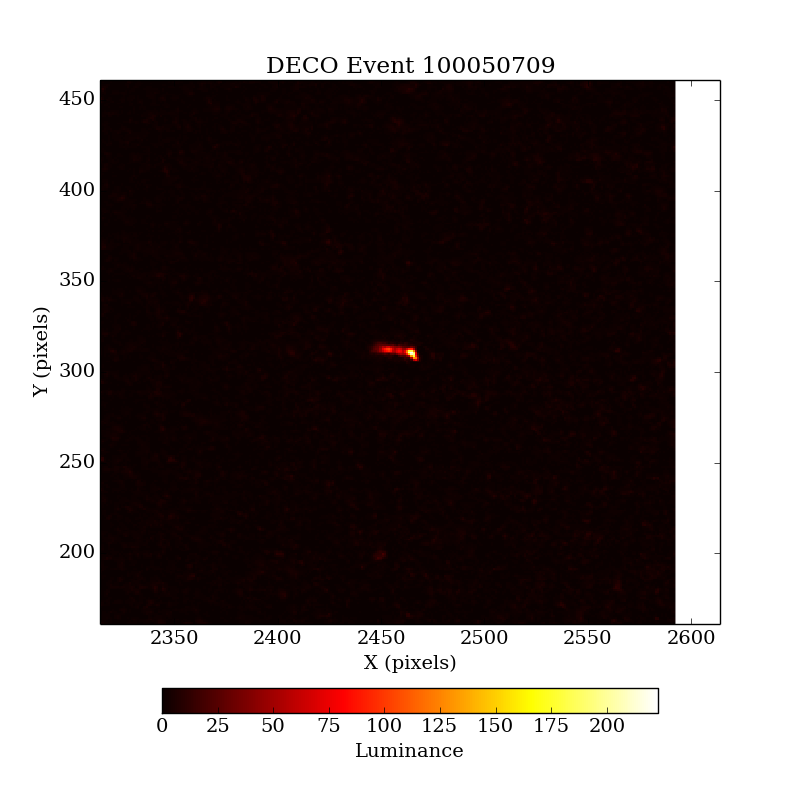
#> input picture files/100050709_medium.png, 800 x 800 px
$ python plotBlobs.py files/100050709_medium.png   (Python 2 division)
#> lines starting #> are read from the running program, lines starting #| are printed output that depends on the picture
#!/usr/bin/env python
# -*- coding: utf-8 -*-

################################################################################
# Take a JPG image taken by an Android phone and convert it to a 2D numpy array
# (a bitmap) with RGB values converted to grayscale luminance.
################################################################################
try:
    import argparse
    from PIL import Image
    import os
    import sys

    import numpy as np
    import matplotlib as mpl
    mpl.use('Agg') # for batch mode plotting
    import matplotlib.pyplot as plt

    from skimage import measure
except ImportError,e:
    print e
    raise SystemExit

# [11 lines left out: function drawProgressBar, not called in this run]

class Blob:
    """Class that defines a 'blob' in an image: the contour of a set of pixels
       with values above a given threshold."""

    # [27 lines left out: functions __init__, length, distance, not called in this run]

class BlobGroup:
    """A list of blobs that is grouped or associated in some way, i.e., if
       their contour centroids are relatively close together."""

    # [18 lines left out: functions __init__, addBlob, not called in this run]

    def getBoundingBox(self):
        """Get the bounding rectangle of the group."""
        return (self.xmin, self.xmax, self.ymin, self.ymax)

    # [152 lines left out: functions getSquareBoundingBox, getSubImage, getRawMoment, getMaxIntensity, getArea, getCovariance and 3 more, not called in this run]

# Get an image file name from the command line
p = argparse.ArgumentParser(description="Histogram luminance of a JPG image")
p.add_argument("image", nargs=1,
               help="JPG file name")
p.add_argument("-H", "--histogram", dest="hist", action="store_true",
               default=False,
               help="Produce a histogram of the pixel luminances")
p.add_argument("-l", "--log", dest="log", action="store_true",
               default=False,
               help="If specified, plot logarithm of pixel luminances")
p.add_argument("-x", "--threshold", dest="thresh", type=float,
               default=None,
               help="Threshold the pixel map")
p.add_argument("-o", "--output", dest="output",
               default=None,
               help="Name of image output file (for batch processing)")

blobGroup = p.add_argument_group("Blob Identification")
blobGroup.add_argument("-c", "--contours", dest="contours", type=float,
                       default=None,
                       help="Identify blob contours above some threshold")
blobGroup.add_argument("-d", "--distance", dest="distance", type=float,
                       default=150.,
                       help="Group blobs within some distance of each other")
blobGroup.add_argument("-a", "--min-area", dest="area", type=float,
                       default=2.,
                       help="Remove blobs below some minimum area")
blobGroup.add_argument("-m", "--max-area", dest="max", type=float,
                       default=1000.,
                       help="Remove blobs above some maximum area")

args = p.parse_args()

# Load the image and convert pixel values to grayscale intensities
filename = args.image[0]
img = Image.open(filename).convert("L")
image = []
pix = img.load()
max_blobs = 10
max_blob_groups = 2

# Stuff image values into a 2D table called "image"
nx = img.size[0]
#> nx = 800
ny = img.size[1]
#> ny = 800
x0, y0, x1, y1 = (0, 0, nx, ny)
#> x0 = 0; y0 = 0; x1 = 800; y1 = 800
for y in xrange(ny):
    #drawProgressBar(float(y+1)/ny)
    image.append([pix[x, y] for x in xrange(nx)])
#> after the loop, image = 800 items
#sys.stdout.write("\n")

image = np.array(image, dtype=float)

# Calculate contours using the scikit-image marching squares algorithm,
# store as Blobs, and group the Blobs into associated clusters
blobs = []
groups = []
if args.contours != None:
    #contours = measure.find_contours(image, args.contours)
    blobs = findBlobs(image, threshold=args.contours, minArea=args.area, maxArea=args.max)
    groups = groupBlobs(blobs, maxDist=args.distance)

# Quit plotBlobs if there are more blobs or blobs groups than max value
# This is to prevent wasted computational time on noise-dominated images
if len(blobs) > max_blobs or len(groups) > max_blob_groups:
    quit()

# Apply a threshold to the image pixel values
if args.thresh != None:
    image[image < args.thresh] = 0.

# Draw the log(intensity) of the pixel values
if args.log:
    image = np.log10(1. + image)

# Plot the image using matplotlib
mpl.rc("font", family="serif", size=14)

title = os.path.basename(filename)
fig1 = plt.figure(1, figsize=(8,7))
ax = fig1.add_subplot(111)
im = ax.imshow(image, cmap=mpl.cm.hot, interpolation="nearest", aspect="auto",
               extent=[x0, x1, y0, y1])
ax.set_xlim([x0, x1])
ax.set_ylim([y0, y1])
ax.set_xlabel("pixels")
ax.set_ylabel("pixels")
ax.set_title(title)
ax.grid(color="#ffffff")
cb = fig1.colorbar(im, orientation="horizontal",
                       shrink=0.8,
                       fraction=0.05,
                       pad=0.1)
label = "log(luminance)" if args.log else "pixel luminance"
cb.set_label(label)

# Plot any identified blobs
if args.contours != None:
    # Show highlighted blobs on the main plot
    for blob in blobs:
        ax.plot(blob.x, blob.y, linewidth=2, color="#00dd00")

    # Zoom in on grouped blobs in separate figures
    numGroups = len( groups )
    for i, bg in enumerate(groups):
        X0, X1, Y0, Y1 = bg.getSquareBoundingBox()
        l1, l2, theta = bg.getPrincipalMoments(image)
        eccentricity = (np.sqrt( l1**2 - l2**2 ) / l1)
        maxI = bg.getMaxIntensity(image)

        fig = plt.figure(figsize=(6,6))
        axg = fig.add_subplot(111)
        im = axg.imshow(image, cmap=mpl.cm.hot,
                        interpolation="nearest", aspect="auto",
                        extent=[x0, x1, y0, y1])

	# Get number for blobs in this grouping
	numBlobs = 0
        for blob in bg.blobs:
	    numBlobs += 1

	blobNum = 0
        for blob in bg.blobs:
            blobNum += 1
            axg.plot(blob.x, blob.y, linewidth=2, color="#00dd00")

	    area = blob.area
	    len = blob.length()
            #maxI = blob.getMaxIntensity(image)
            aOverMaj = area / l2
	    xCent = blob.xc
	    yCent = blob.yc
            if args.output:
                name, ext = os.path.splitext(args.output)
                image_path = "%s_cluster%02d%s.png" % (name,i+1, ext)
            else:
                image_path = 'None'
            print "evt: %s totBG: %i totBlobs: %i bg#: %i blob#: %i majA: %g minA: %g theta: %g ecc: %f area: %f aOverMaj: %f len: %f xCent: %i yCent: %i maxI: %f file: %s image: %s" % \
              (str( os.path.basename(filename) )[:-4], numGroups, numBlobs, i+1, blobNum, l1, l2, theta*180./np.pi, \
               eccentricity, area, aOverMaj, len, xCent, yCent, maxI, filename, image_path )
        axg.set_xlim([X0-5, X1+5])
        axg.set_ylim([Y0-5, Y1+5])
        axg.set_xlabel("pixels")
        axg.set_ylabel("pixels")
        axg.set_title("%s: Cluster %d" % (title, i+1))
        axg.grid(color="white")

        if args.output:
            #pass
            name, ext = os.path.splitext(args.output)
            fig.savefig("%s_cluster%02d%s" % (name, i+1, ext))

# Plot the luminance histogram if desired
if args.hist:
    fig2 = plt.figure(figsize=(7,4.5))
    ax = fig2.add_subplot(111)
    if args.log:
        image = 10**image
        label = "luminance"
    ax.hist(image.flatten(), bins=100, log=args.log)
    ax.set_xlabel(label)
    ax.set_ylabel("count")
    ax.set_title(filename)
    fig2.tight_layout()

if args.output:
    fig1.savefig(args.output)
    if args.hist:
        fig2.savefig(args.output + "_hist")
else:
    plt.show()
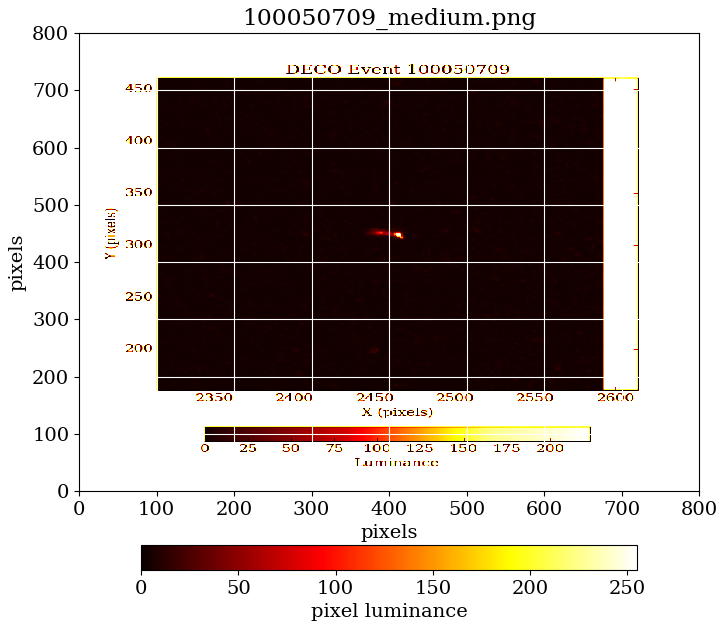
#> figure drawn by matplotlib, 2 panels

$ run again, on files/101781247_medium.png
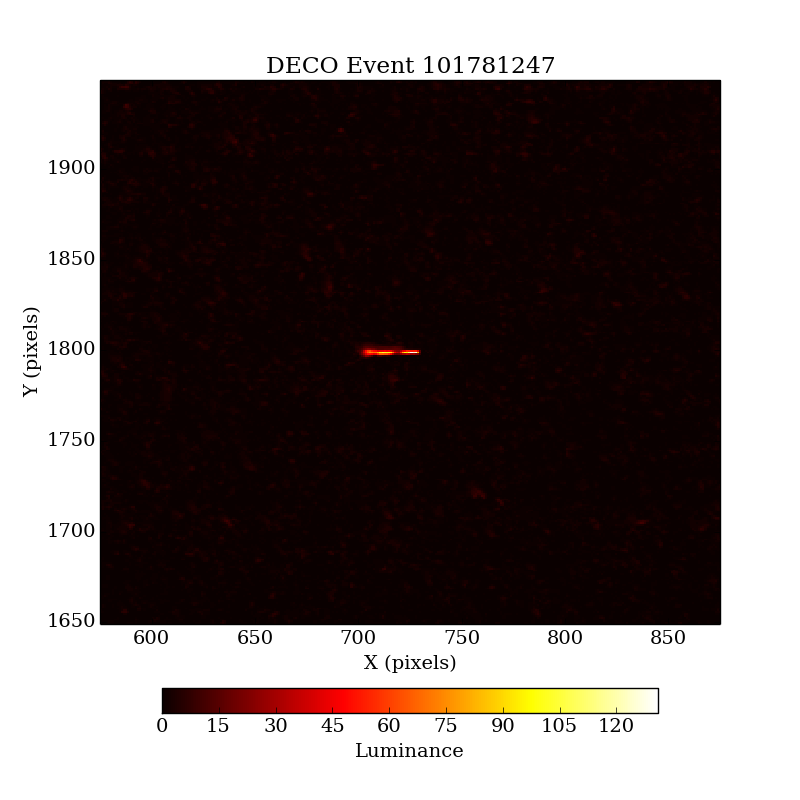
#> input picture files/101781247_medium.png, 800 x 800 px
#> `img = Image.open(filename).convert("L")`:
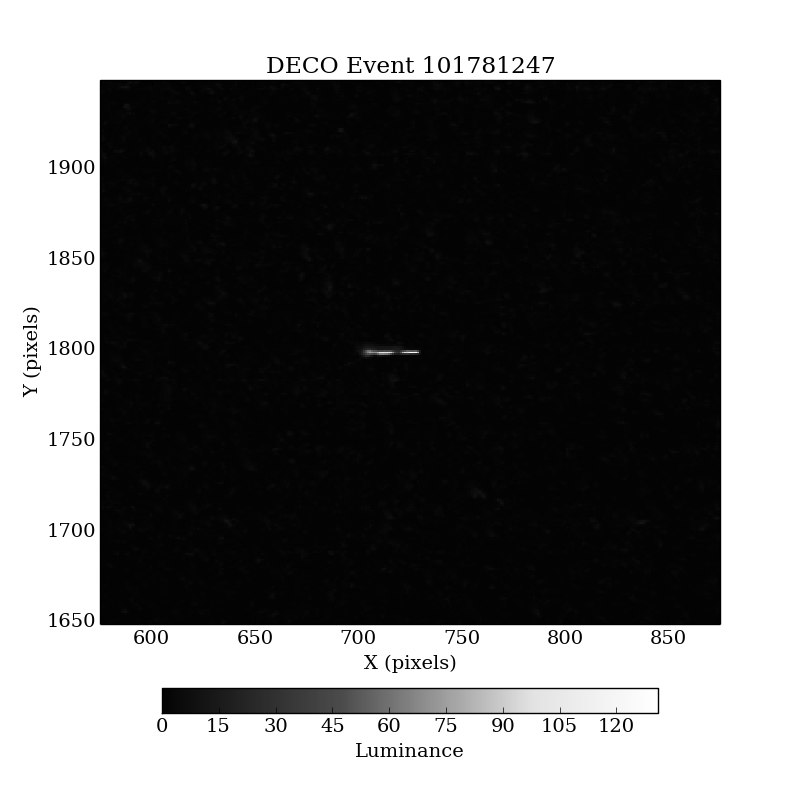
#> img: PIL image 800x800 L; min 0, max 255, mean 117.2
#> after the loop `for y in xrange(ny):`: image = 800 items
#> `plt.show()`:
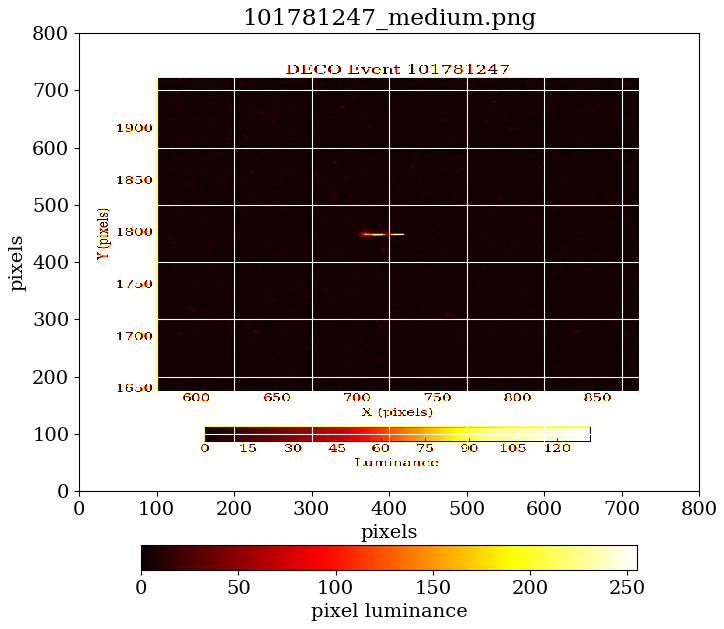
#> figure drawn by matplotlib, 2 panels
